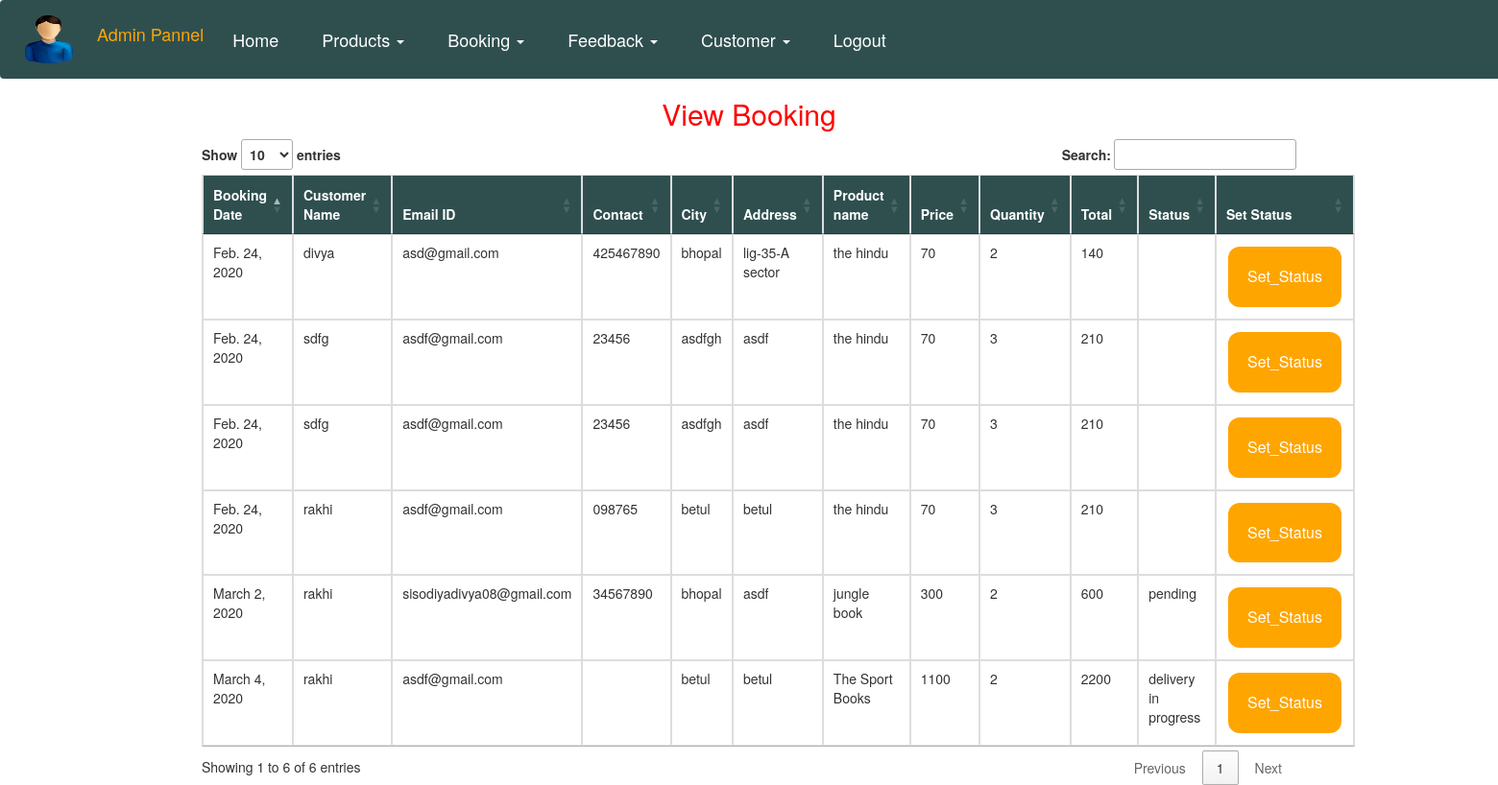
Screenshot of /admin_viewBooking (signed in) with the database file from the repository.
### bookshop/models.py (models this page shows, shortened)
class Booking(models.Model):
    status = models.ForeignKey(Status, on_delete=models.CASCADE, null=True)
    user = models.ForeignKey(User, on_delete=models.CASCADE, null=True)
    book_date = models.CharField(max_length=30, null=True)
    c_name = models.CharField(max_length=30, null=True)
    email = models.EmailField(null=True)
    contact = models.CharField(max_length=30, null=True)
    city = models.CharField(max_length=30, null=True)
    address = models.CharField(max_length=30, null=True)
    pro_name = models.CharField(max_length=30, null=True)
    price = models.IntegerField(null=True)
    quantity = models.IntegerField(null=True)
    total = models.IntegerField(null=True)

class Status(models.Model):
    name = models.CharField(max_length=20, null=True)

### bookshop/views.py (the view)
# urls.py: path('admin_viewBooking', Admin_View_Booking, name='admin_viewBooking'),
def Admin_View_Booking(request):
    if not request.user.is_staff:
        return redirect('login_admin')
    book = Booking.objects.all()
    d = {'book': book}
    return render(request, 'admin_viewBokking.html', d)

### bookshop/templates/admin_viewBokking.html
{% extends 'admin_navigation.html' %}
{% block body %}
<center><h2 style="color:red">View Booking</h2></center>
 <div class="container">
<table class="table table-bordered" id="myTable">
  <thead>
  <tr>
    <th>Booking Date</th>
    <th>Customer Name</th>
    <th>Email ID</th>
    <th>Contact</th>
    <th>City</th>
    <th>Address</th>
      <th> Product name</th>
    <th>Price</th>
      <th>Quantity</th>
      <th> Total</th>
    <th>Status</th>
    <th>Set Status</th>
  </tr>
  </thead>
   <tbody>
    {% for i in book %}
  <tr>
    <td>{{i.book_date}}</td>
      <td>{{i.c_name}}</td>
      <td>{{i.email}}</td>
      <td>{{i.contact}}</td>
      <td>{{i.city}}</td>
      <td>{{i.address}}</td>
      <td>{{i.pro_name}}</td>
      <td>{{i.price}}</td>
      <td>{{i.quantity}}</td>
      <td>{{i.total}}</td>
      <td>{{i.status.name}}</td>
      <td><a href="{% url 'status' i.id %}"><button class="button button1">Set_Status</button></a></td>
  </tr>
    {% endfor %}
    </tbody>
</table>
 </div>
{% endblock %}

### bookshop/templates/admin_navigation.html (style rules this page uses)
.button { background-color: orange; border: none; color: white; padding: 20px; text-align: center; text-decoration: none; display: inline-block; font-size: 16px; margin: 4px 2px; cursor: pointer; }
.button1 { border-radius: 12px; }
th { background-color:DarkSlateGrey; color:white; }

### rows the page displays
Booking: book_date "Feb. 24, 2020", c_name "divya", email "asd@gmail.com", contact "425467890", city "bhopal", address "lig-35-A sector", pro_name "the hindu", price "70", quantity "2", total "140"
Booking: book_date "Feb. 24, 2020", c_name "sdfg", email "asdf@gmail.com", contact "23456", city "asdfgh", address "asdf", pro_name "the hindu", price "70", quantity "3", total "210"
Booking: book_date "Feb. 24, 2020", c_name "sdfg", email "asdf@gmail.com", contact "23456", city "asdfgh", address "asdf", pro_name "the hindu", price "70", quantity "3", total "210"
Booking: book_date "Feb. 24, 2020", c_name "rakhi", email "asdf@gmail.com", contact "098765", city "betul", address "betul", pro_name "the hindu", price "70", quantity "3", total "210"
Booking: book_date "March 2, 2020", c_name "rakhi", email "sisodiyadivya08@gmail.com", contact "34567890", city "bhopal", address "asdf", pro_name "jungle book", price "300", quantity "2", total "600", status.name "pending"
Booking: book_date "March 4, 2020", c_name "rakhi", email "asdf@gmail.com", city "betul", address "betul", pro_name "The Sport Books", price "1100", quantity "2", total "2200", status.name "delivery in progress"
